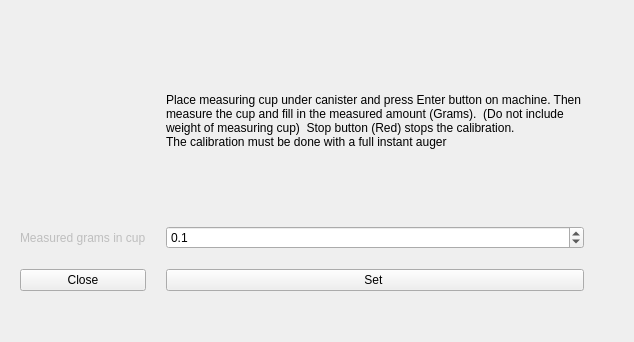
<?xml version="1.0" encoding="UTF-8"?>
<ui version="4.0">
 <class>WBSDCalibrateCanisterwindow</class>
 <widget class="QMainWindow" name="WBSDCalibrateCanisterwindow">
  <property name="geometry">
   <rect>
    <x>0</x>
    <y>0</y>
    <width>634</width>
    <height>342</height>
   </rect>
  </property>
  <property name="windowTitle">
   <string>Calibrate canister</string>
  </property>
  <property name="toolButtonStyle">
   <enum>Qt::ToolButtonIconOnly</enum>
  </property>
  <widget class="QWidget" name="centralwidget">
   <widget class="QWidget" name="gridLayoutWidget">
    <property name="geometry">
     <rect>
      <x>10</x>
      <y>30</y>
      <width>611</width>
      <height>261</height>
     </rect>
    </property>
    <layout class="QGridLayout" name="gridLayout" rowminimumheight="0,0,0,0,0,0">
     <property name="leftMargin">
      <number>10</number>
     </property>
     <property name="topMargin">
      <number>5</number>
     </property>
     <property name="rightMargin">
      <number>10</number>
     </property>
     <property name="spacing">
      <number>20</number>
     </property>
     <item row="5" column="1">
      <widget class="QPushButton" name="pushButton">
       <property name="sizePolicy">
        <sizepolicy hsizetype="Minimum" vsizetype="Fixed">
         <horstretch>0</horstretch>
         <verstretch>0</verstretch>
        </sizepolicy>
       </property>
       <property name="text">
        <string>Set </string>
       </property>
      </widget>
     </item>
     <item row="2" column="0">
      <widget class="QLabel" name="lblRes">
       <property name="enabled">
        <bool>false</bool>
       </property>
       <property name="sizePolicy">
        <sizepolicy hsizetype="Fixed" vsizetype="Minimum">
         <horstretch>0</horstretch>
         <verstretch>0</verstretch>
        </sizepolicy>
       </property>
       <property name="text">
        <string>Measured grams in cup</string>
       </property>
      </widget>
     </item>
     <item row="2" column="1">
      <widget class="QDoubleSpinBox" name="doubleSpinBox">
       <property name="sizePolicy">
        <sizepolicy hsizetype="Minimum" vsizetype="Fixed">
         <horstretch>0</horstretch>
         <verstretch>0</verstretch>
        </sizepolicy>
       </property>
       <property name="decimals">
        <number>1</number>
       </property>
       <property name="minimum">
        <double>0.000000000000000</double>
       </property>
       <property name="maximum">
        <double>501.000000000000000</double>
       </property>
       <property name="singleStep">
        <double>0.100000000000000</double>
       </property>
       <property name="value">
        <double>0.100000000000000</double>
       </property>
      </widget>
     </item>
     <item row="1" column="1">
      <widget class="QLabel" name="lblInfo">
       <property name="sizePolicy">
        <sizepolicy hsizetype="MinimumExpanding" vsizetype="Minimum">
         <horstretch>0</horstretch>
         <verstretch>0</verstretch>
        </sizepolicy>
       </property>
       <property name="text">
        <string>Place measuring cup under canister and press Enter button on machine. Then measure the cup and fill in the measured amount (Grams).  (Do not include weight of measuring cup)  Stop button (Red) stops the calibration.
The calibration must be done with a full instant auger</string>
       </property>
       <property name="textFormat">
        <enum>Qt::PlainText</enum>
       </property>
       <property name="wordWrap">
        <bool>true</bool>
       </property>
      </widget>
     </item>
     <item row="1" column="0">
      <widget class="QLabel" name="lbl_img">
       <property name="sizePolicy">
        <sizepolicy hsizetype="MinimumExpanding" vsizetype="Minimum">
         <horstretch>0</horstretch>
         <verstretch>0</verstretch>
        </sizepolicy>
       </property>
       <property name="styleSheet">
        <string notr="true">border-image: url(:/mainpics/help.png);</string>
       </property>
       <property name="text">
        <string/>
       </property>
      </widget>
     </item>
     <item row="5" column="0">
      <widget class="QPushButton" name="btn_close">
       <property name="sizePolicy">
        <sizepolicy hsizetype="Minimum" vsizetype="Fixed">
         <horstretch>0</horstretch>
         <verstretch>0</verstretch>
        </sizepolicy>
       </property>
       <property name="text">
        <string>Close</string>
       </property>
      </widget>
     </item>
     <item row="2" column="2">
      <widget class="QLabel" name="label_min">
       <property name="sizePolicy">
        <sizepolicy hsizetype="Fixed" vsizetype="Minimum">
         <horstretch>0</horstretch>
         <verstretch>0</verstretch>
        </sizepolicy>
       </property>
       <property name="text">
        <string/>
       </property>
      </widget>
     </item>
    </layout>
   </widget>
  </widget>
  <widget class="QMenuBar" name="menubar">
   <property name="geometry">
    <rect>
     <x>0</x>
     <y>0</y>
     <width>634</width>
     <height>21</height>
    </rect>
   </property>
  </widget>
 </widget>
 <tabstops>
  <tabstop>doubleSpinBox</tabstop>
  <tabstop>pushButton</tabstop>
 </tabstops>
 <resources/>
 <connections/>
</ui>
